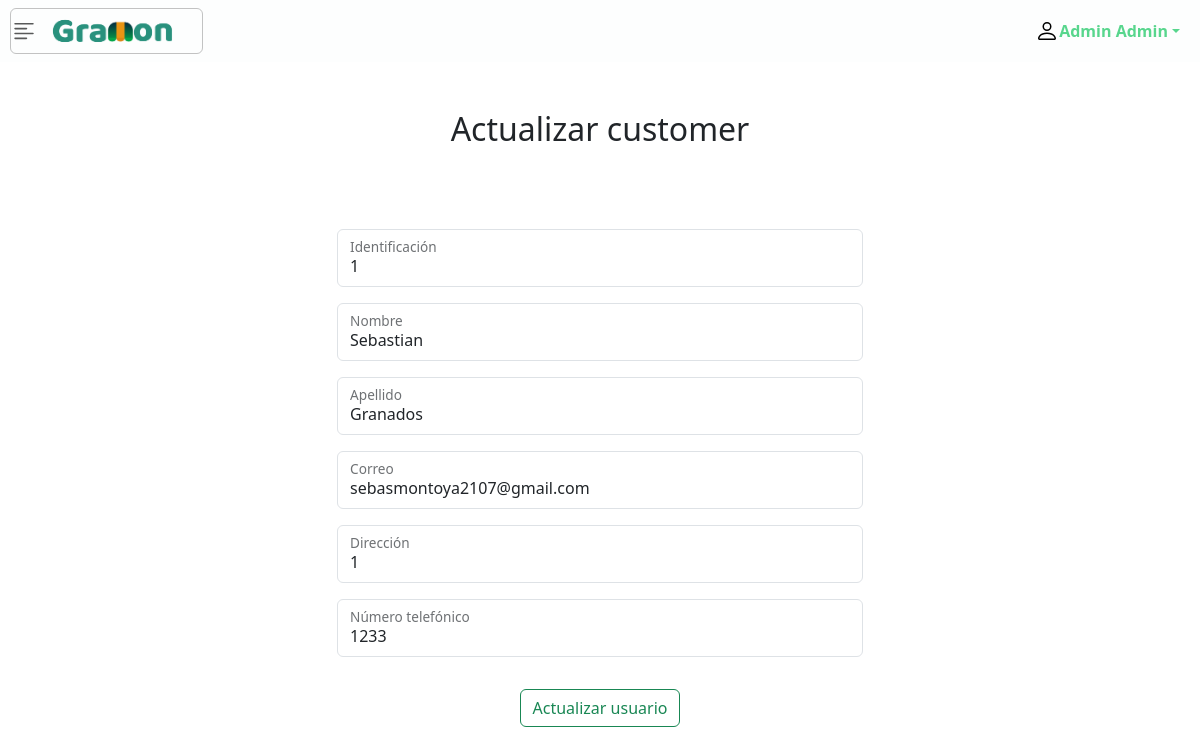
The app's page /update_customer/1 (signed in), older data.
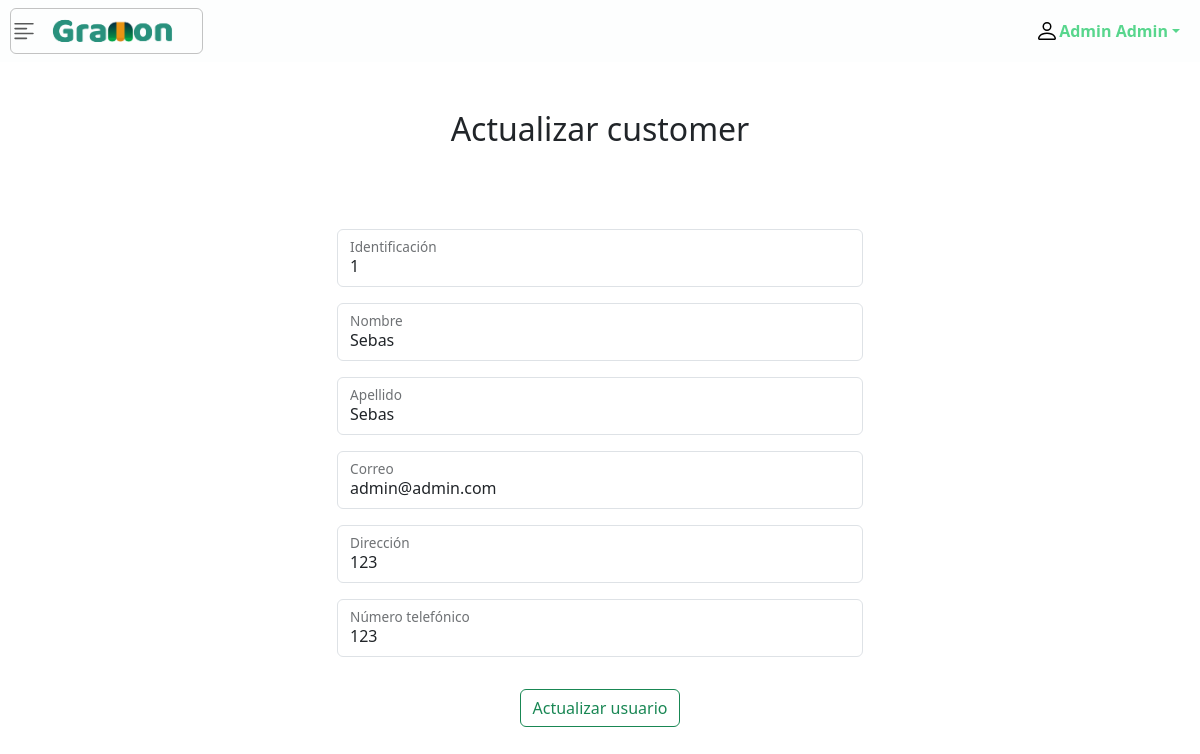
The same page, newer data.
### apps/customers_app/models.py (models this page shows, shortened)
class Customer(models.Model):
    id = models.PositiveIntegerField(primary_key=True)
    name = models.CharField(max_length=50)
    last_name = models.CharField(max_length=50)
    email = models.EmailField(max_length=254,blank=True)
    adress = models.CharField(max_length=50, blank=True)
    number = models.IntegerField()
    full_name = models.CharField(max_length=100, default="", editable=False)

### apps/customers_app/views.py (the view)
# urls.py: path('update_customer/<pk>',customerUpdateView.as_view(), name='update_customer')
class customerUpdateView(LoginRequiredMixin,UpdateView):
    model = Customer
    form_class = BaseFormCustomer
    template_name = "customers/update_customer.html"
    success_url = reverse_lazy('customer_app:list_customer')
    login_url = reverse_lazy('user_app:login')

### apps/customers_app/forms.py
class BaseFormCustomer(Validator_label):
    class Meta:
        model = Customer
        fields = '__all__'
    def __init__(self, *args, **kwargs):
        super().__init__(*args, **kwargs)

### templates/customers/update_customer.html (shortened to what this page needs)
{% extends 'base.html' %}
{% load static %}
{% block content %}
    <div style="padding-bottom: 40px;">
        <div class="py-5 text-center">
            <h2>Actualizar customer</h2>
        </div>
        <div class="container">
            <div class="div-form p-4 rounded">
                <form method="post" class="row g-3 form d-flex justify-content-center">
                    <div class="col-md-6 mx-auto">
                        <fieldset class="col-md-12">
                            {% for field in form %}
                                <div class="form-floating mb-3">
                                    {{ field }}
                                    <label for="{{ field.id_for_label }}">{{ field.label }}</label>
                                </div>
                            {% endfor %}
                        </fieldset>
                    </div>
                    <div class="col-12 text-center">
                        <button class="btn btn-outline-success" type="submit">Actualizar usuario</button>
                    </div>
                </form>
            </div>
        </div>
    </div>
{% endblock content %}

Row changes from the older to the newer data that the page shows:
changed Customer id 1: name "Sebastian" → "Sebas"; last_name "Granados" → "Sebas"; email "sebasmontoya2107@gmail.com" → "admin@admin.com"; adress "1" → "123"; number "1233" → "123"
